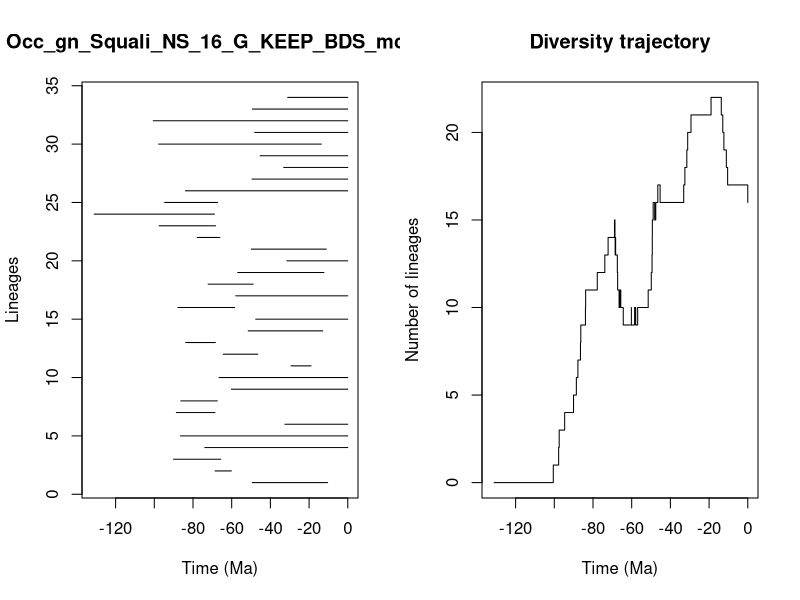

Source code (R):


pdf(file='../Results/Genus_NS/5_MA_bins_EP_FT/pyrate_mcmc_logs/Occ_gn_Squali_NS_16_G_KEEP_BDS_mcmc_LTT.pdf',width=0.6*20, height=0.6*10)
title = "Occ_gn_Squali_NS_16_G_KEEP_BDS_mcmc"
ts=c(49.35617538278357, 68.5535029708349,90.06234823984076,73.88774056957246,86.47633310511067,32.508730334412,88.59920520291016,86.304482290254,60.163946477626446,66.51468340502414,29.355600611833232,64.3661076441329,83.79450049442683,51.471068509996385,47.55837387380591,87.79986679524337,57.92931865058804,72.19282281018961,56.90810935732598,31.498992679300866,49.879978289340634,77.79114922265951,97.47096969044269,131.08321981031827,94.64486616899961,83.90080985967369,49.48189111160644,33.11178078886833,45.314138723879225,97.7507007042855,48.10440475780707,100.52256882296926,49.32901540265595,31.055020858953345)
te=c(10.41379357239718, 60.16651935108181,65.63767336037314,0.0,0.0,0.0,68.64002811154711,67.4231463642458,0.0,0.0,18.977059727114053,46.50697044943451,68.4602358747215,12.92152797925269,0.0,58.48354834339805,0.0,48.89767603285333,12.353535383966658,0.0,11.081249224188909,66.11557546506327,68.29735497202924,68.89435000774043,67.25648207922083,0.0,0.0,0.0,0.0,13.692162757995764,0.0,0.0,0.0,0.0)
div_traj=c(0, 1,2,3,4,5,6,7,8,9,10,11,12,13,14,15,14,13,14,13,12,11,10,11,10,9,10,9,10,9,10,11,12,13,14,15,16,15,16,17,16,17,18,19,20,21,22,21,20,19,18,17,16)
time_events=c(131.08321981031827, 100.52256882296926,97.7507007042855,97.47096969044269,94.64486616899961,90.06234823984076,88.59920520291016,87.79986679524337,86.47633310511067,86.304482290254,83.90080985967369,83.79450049442683,77.79114922265951,73.88774056957246,72.19282281018961,68.89435000774043,68.64002811154711,68.5535029708349,68.4602358747215,68.29735497202924,67.4231463642458,67.25648207922083,66.51468340502414,66.11557546506327,65.63767336037314,64.3661076441329,60.16651935108181,60.163946477626446,58.48354834339805,57.92931865058804,56.90810935732598,51.471068509996385,49.879978289340634,49.48189111160644,49.35617538278357,49.32901540265595,48.89767603285333,48.10440475780707,47.55837387380591,46.50697044943451,45.314138723879225,33.11178078886833,32.508730334412,31.498992679300866,31.055020858953345,29.355600611833232,18.977059727114053,13.692162757995764,12.92152797925269,12.353535383966658,11.081249224188909,10.41379357239718,0.0)
                par(mfrow=c(1,2))
                L = length(ts)
                plot(ts, 1:L , xlim=c(-max(ts)-1,0), pch=20, type="n", main=title,xlab="Time (Ma)",ylab="Lineages")
                for (i in 1:L){segments(x0=-te[i],y0=i,x1=-ts[i],y1=i)}    
                t = -time_events
                plot(div_traj ~ t,type="s", main = "Diversity trajectory",xlab="Time (Ma)",ylab="Number of lineages",xlim=c(-max(ts)-1,0))
                abline(v=c(65,200,251,367,445),lty=2,col="gray")
                
